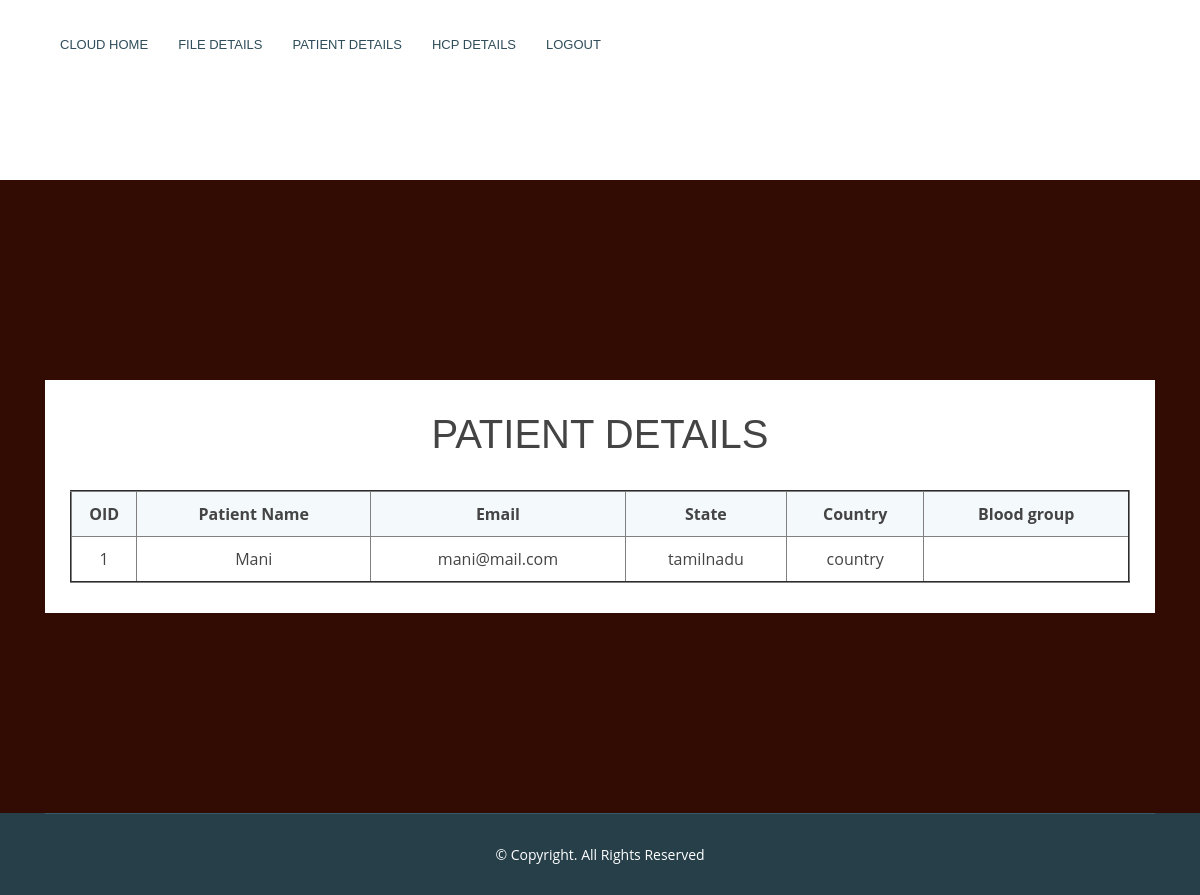
The page /ehr_patient_detaills.php on the database its author committed.
### tables this page shows
CREATE TABLE IF NOT EXISTS `patient` (
  `id` int(11) NOT NULL AUTO_INCREMENT,
  `name` varchar(233) NOT NULL,
  `email` varchar(233) NOT NULL,
  `pwd` varchar(233) NOT NULL,
  `dob` varchar(233) NOT NULL,
  `gender` varchar(233) NOT NULL,
  `state` varchar(233) NOT NULL,
  `country` varchar(233) NOT NULL,
  PRIMARY KEY (`id`)
);

### ehr_patient_detaills.php (the view, shortened to what this page needs)
<!DOCTYPE html>
<html lang="en">
<head>
  <link href="bootstrap/css/bootstrap.min.css" rel="stylesheet">
  <link href="css/style.css" rel="stylesheet">
</head>
<body>
  <header id="header" class="fixed-top header-transparent">
    <div class="container d-flex align-items-center">
      <nav class="nav-menu d-none d-lg-block">
        <ul>
          <li class="active"><a href="ehr_home.php">CLoud home</a></li>
          <li><a href="ehr_file_details.php">File Details</a></li>
          <li><a href="ehr_patient_detaills.php">Patient Details</a></li>
          <li><a href="ehr_hcb_details.php">HCP Details</a></li>
          <li><a href="index.php">Logout</a></li>
		 </ul>
      </nav>
    </div>
  </header>
 <main id="main">
    <section id="contact" class="contact section-bg">
      <div class="container">
        <div class="row" data-aos="fade-up" data-aos-delay="200">
          <div class="col-lg-12">
            <form action="patient_home.php" method="post" role="form" class="php-email-form">
			<center><h1>PATIENT DETAILS</h1></center><br/>
              <div class="form-row pat_file_det_table">
				<table border="2">
					<thead>
						<tr>
							<th> OID </th>
							<th> Patient Name </th>
							<th> Email</th>
							<th> State</th>
							<th> Country</th>
              <th> Blood group</th>
						</tr>
					</thead>
          <?php
            include 'db.php';
            $sql=mysqli_query($conn,"select * from patient");
            while($row=mysqli_fetch_array($sql)){
          ?>
					<tbody>
						<tr>
							<td><?php echo $row['id'];?></td>
							<td><?php echo $row['name'];?></td>
							<td><?php echo $row['email']; ?></td>
							<td><?php echo $row['state'];?></td>
							<td><?php echo $row['country'];?></td>
              <td><?php echo $row['blood group'];?></td>
						</tr>
          <?php } ?>
					</tbody>
				</table>
              </div>
            </form>
          </div>
        </div>
      </div>
    </section>
  </main>
  <footer id="footer">
    <div class="container">
      <div class="copyright">
        &copy; Copyright. All Rights Reserved
      </div>
    </div>
  </footer>
</body>
</html>

### css/style.css (style rules this page uses)
body { font-family: "Open Sans", sans-serif; color: #444444; }
a { color: #67b0d1; }
h1, h2, h3, h4, h5, h6 { font-family: "Raleway", sans-serif; }
#main { margin-top: 90px; }
#header { transition: all 0.5s; z-index: 997; transition: all 0.5s; padding: 15px 0; background: rgba(103, 176, 209, 0.8); }
#header.header-transparent { background: transparent; }
.nav-menu, .nav-menu * { margin: 0; padding: 0; list-style: none; }
.nav-menu > ul > li { position: relative; white-space: nowrap; float: left; background: white; }
.nav-menu a { display: flex; position: relative; color: #2f4d5a; padding: 20px 15px; transition: 0.3s; font-size: 13px; font-family: "Poppins", sans-serif; text-transform: uppercase; font-weight: 500; }
.nav-menu a:hover, .nav-menu .active > a, .nav-menu li:hover > a { background: rgba(255, 255, 255, 0.2); text-decoration: none; }
section { padding: 200px 0px; }
.section-bg { background-color: #320B02; }
.contact .php-email-form { padding: 30px; background: #fff; }
#footer { background: #263f49; padding: 0 0 30px 0; color: #fff; font-size: 14px; }
#footer .copyright { border-top: 1px solid #385b6b; text-align: center; padding-top: 30px; }
.pat_file_det_table table { width:100%; text-align:center; }
.pat_file_det_table table th { padding:10px 0px; background:#f4f9fc; }
.pat_file_det_table table td { padding:10px 0px; }

### rows shown on the page
patient: id "1", name "Mani", email "mani@mail.com", state "tamilnadu", country "country"
